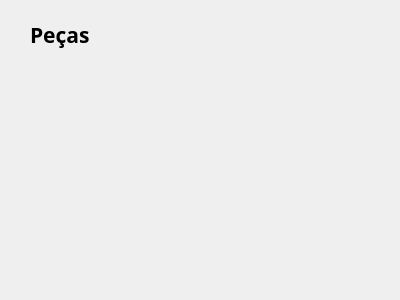
<?xml version="1.0" encoding="UTF-8"?>
<ui version="4.0">
 <class>Form</class>
 <widget class="QWidget" name="Form">
  <property name="geometry">
   <rect>
    <x>0</x>
    <y>0</y>
    <width>400</width>
    <height>300</height>
   </rect>
  </property>
  <property name="windowTitle">
   <string>Form</string>
  </property>
  <widget class="QLabel" name="label">
   <property name="geometry">
    <rect>
     <x>30</x>
     <y>20</y>
     <width>81</width>
     <height>31</height>
    </rect>
   </property>
   <property name="font">
    <font>
     <family>Arial Black</family>
     <pointsize>16</pointsize>
     <weight>75</weight>
     <bold>true</bold>
    </font>
   </property>
   <property name="text">
    <string>Peças</string>
   </property>
   <property name="alignment">
    <set>Qt::AlignLeading|Qt::AlignLeft|Qt::AlignTop</set>
   </property>
   <property name="margin">
    <number>0</number>
   </property>
  </widget>
 </widget>
 <resources/>
 <connections/>
</ui>
